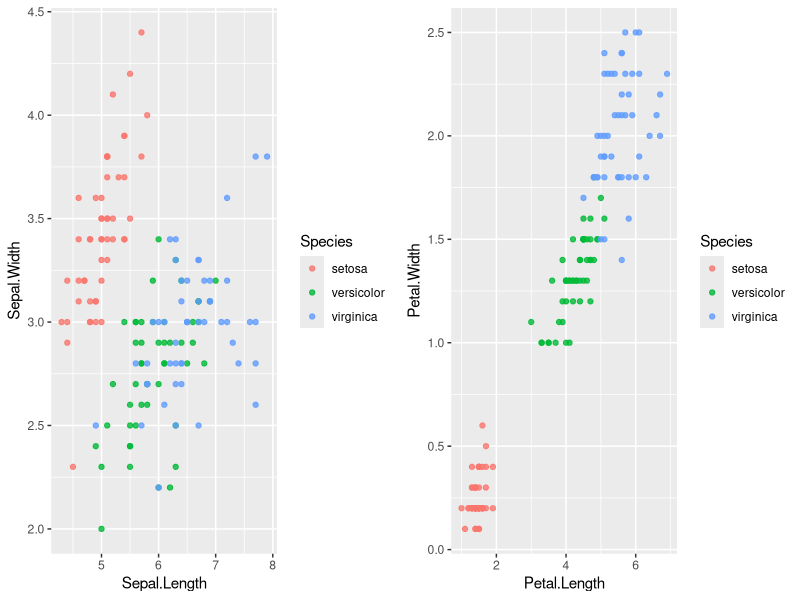

R code for this plot: (Note: this script raises an error after producing the figure.)

# USING THE IRIS DATASET

# Importing Libraries
library(datasets)
library(ggplot2)
library(gridExtra)
library(class)
library(caret)

# Displaying the head data 
head(iris)
View(iris)
summary(iris)
print(unique(iris$Species))

# Creating plots

# Plotting Sepal length vs Sepal width
p1 <- ggplot(iris, aes(x=Sepal.Length, y=Sepal.Width, col=Species)) +
  geom_point(alpha=0.8)

# Plotting Petal length vs Sepal Petal
p2 <- ggplot(iris, aes(x=Petal.Length, y=Petal.Width, col=Species)) +
  geom_point(alpha=0.8)

# Plotting the graphs
grid.arrange(p1, p2, ncol=2)

# Build a k-Nearest Neighbours Model
# We will now use the knn function from the class package to create a 
# k-Nearest Neighbours model for the iris dataset.

# getting random 70% of the data points 
ind <- sample(1:nrow(iris), nrow(iris)*0.7)   
View(data.frame(ind))

# setting the 70% of the data points for training
iris.train <- iris[ind, ]

# setting the remaining 30% of the data points for testing
iris.test <- iris[-ind, ]

# We will now use the knn function from the class package to 
# create a k-Nearest Neighbours model for the iris dataset with k=3

knn.fit <- knn(train = iris.train[,1:4], test = iris.test[,1:4],
               cl = iris.train$Species, k = 3)

error[i] = 1- mean(knn.fit == iris.test$Species)
accuracy <- mean(knn.fit == iris.test$Species)
cat("Training Accuracy: ", accuracy, sep='')

# Checking with predicted values and the actual testing values
table(iris.test$Species,knn.fit)

# Creating the confusion matrix
nb.test.acc1 <- confusionMatrix(iris.test$Species, knn.fit, mode="everything")
nb.test.acc1

# The selection of K=3 in the previous model was somewhat arbitrary. 
# In the figure below, we will plot the KNN model's training accuracy 
# for several values of K.

error <- c()
valid_acc <- c()

for (i in 1:19)
{
  knn.fit <- knn(train = iris.train[,1:4], test = iris.test[,1:4], cl = iris.train$Species, k = i)
  error[i] = 1- mean(knn.fit == iris.test$Species)
  valid_acc <- c(valid_acc, mean(knn.fit == iris.test$Species))
}
ggplot(data = data.frame(error), aes(x = 1:19, y = error)) +
  geom_line(color = "Blue")

# validation accuracy percentage
max(valid_acc) * 100

# best 4 value
which.max(valid_acc) 








